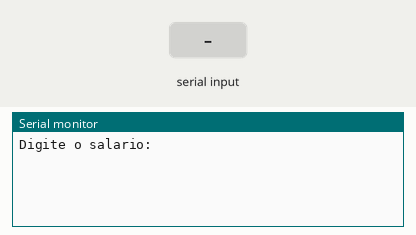
This sketch was run on a simulated Arduino Uno, built with avr-gcc and run on an emulated ATmega328P. Parts: the last lines printed to the serial monitor. The inputs (shaded band) are chosen by the test bench.

Above: at 1.2 s.
1.3 s: "90,45\n" received over Serial
At 2.1 s:
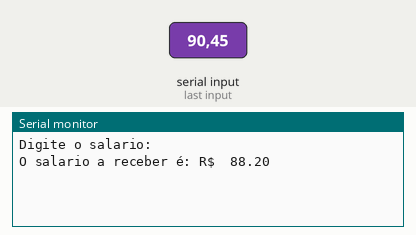
3.8 s: "30,150\n" received over Serial
At 4.2 s:
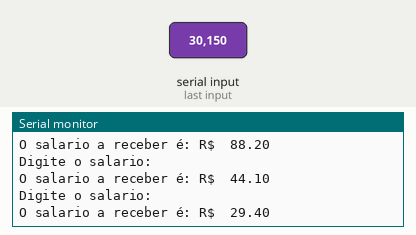
Timing chart, 0 to 6.8 s (numbered marks = the images above; inputs shaded):
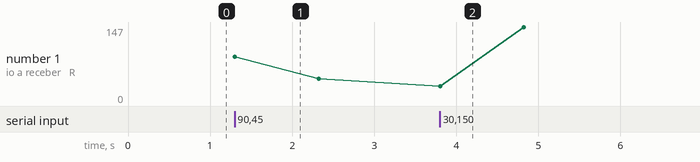

The sketch:

Exercicio3.ino
```cpp
//Declaração de salário
float sal, sal_rec, grat, imp;

void setup() {
  //Iniciar a comunicação no monitor serial
  Serial.begin(9600);

}

void loop() {
  //Inserir o salário
  Serial.println("Digite o salario:  ");
  while(!Serial.available()); //Esperar os dados
  float sal = Serial.parseFloat();

  //Gratificação, salario a receber e imposto
  float grat = sal * 5/100;
  float imp = sal * 7/100;
  float sal_rec = sal + grat - imp;

  // Mostre o salário a receber
    Serial.print("O salario a receber é: R$  ");
    Serial.println(sal_rec);
    delay(1000);

}
```

Measured:
- after the input at 1.3 s, the serial monitor: prints a new line at once (image 1)
- after the input at 3.8 s, the serial monitor: prints a new line at once (image 2)
